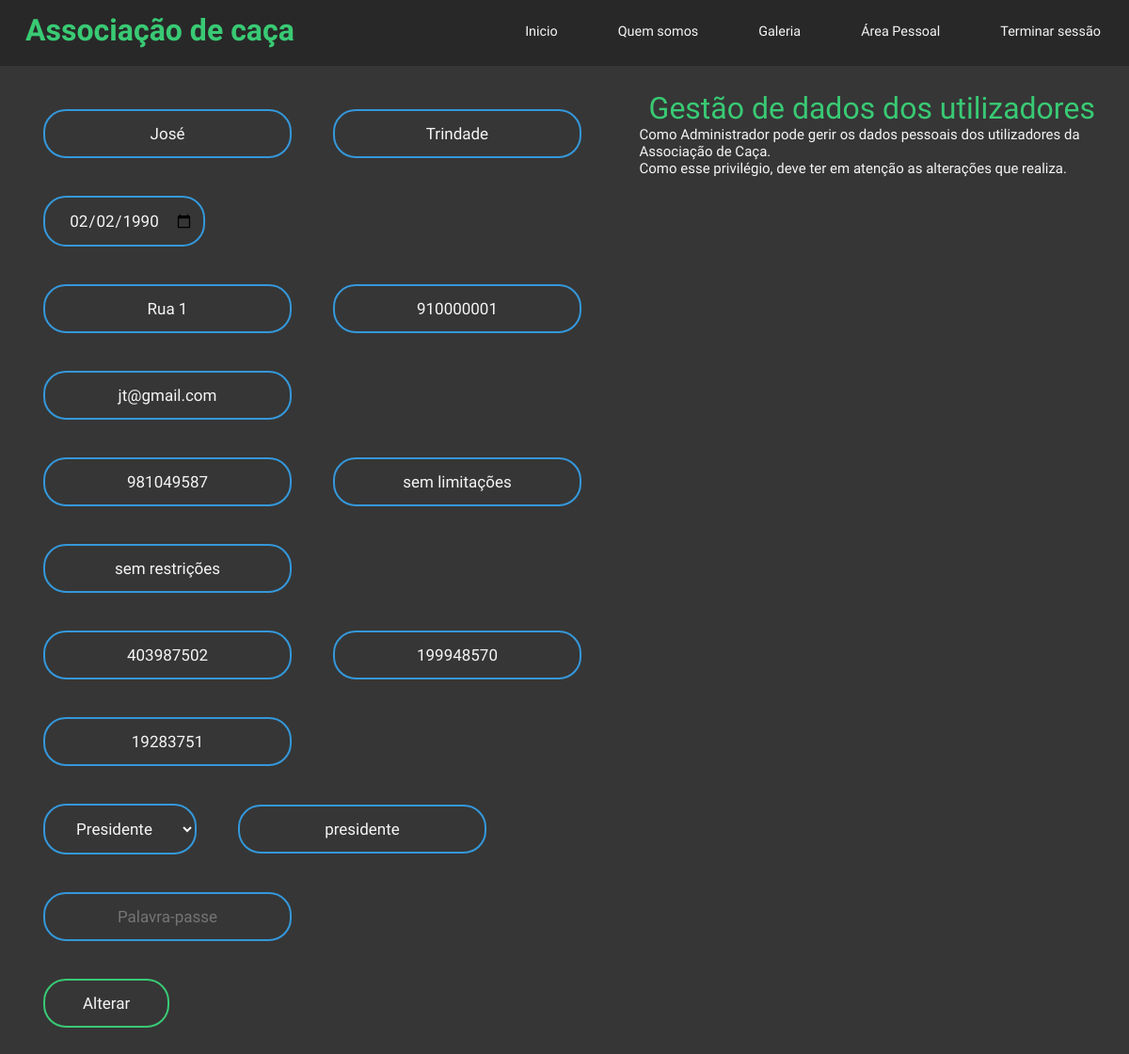
/admin/p_gestDados.php?nomeUser=presidente (signed in), run on the app's committed database.
### tables this page shows
CREATE TABLE `utilizador` (
  `codUtilizador` int(11) NOT NULL,
  `codPerfil` int(11) NOT NULL,
  `codCarteira` int(11) NOT NULL,
  `nome` varchar(30) NOT NULL,
  `apelido` varchar(30) NOT NULL,
  `morada` varchar(50) NOT NULL,
  `email` varchar(50) NOT NULL,
  `nif` int(9) NOT NULL,
  `dataNascimento` date NOT NULL,
  `telemovel` int(11) NOT NULL,
  `numPorteArma` int(11) NOT NULL,
  `numApoliceSeguro` int(11) NOT NULL,
  `numLicencaCaca` int(11) NOT NULL,
  `limitacao` varchar(50) NOT NULL,
  `restricaoAlimentar` varchar(50) NOT NULL,
  `nomeUser` varchar(20) NOT NULL,
  `password` varchar(300) NOT NULL,
  `ativo` bit(1) NOT NULL
);

CREATE TABLE `tipoperfil` (
  `codTipo` int(11) NOT NULL,
  `descricao` varchar(50) NOT NULL,
  `ativo` bit(1) NOT NULL
);

### admin/p_gestDados.php (the view, shortened to what this page needs)
<!DOCTYPE html>
<html lang="en">
    <head>
        <link rel="stylesheet" href="../css/style.css">
    </head>
    <body>
        <?php
            if(isset($_SESSION['utilizador']))
            {
                $nomeUser = $_GET['nomeUser'];
                $sql = "SELECT * FROM utilizador WHERE nomeUser='$nomeUser'";
                $res = mysqli_query($conn, $sql);
                $row = mysqli_fetch_array($res);
                $codUtilizador = $row['codUtilizador'];
                echo
                "
                <header>
                    <div class='navbar'>
                        <h1>Associação de caça</h1>
                        <ul>
                            <li><a href='../index.php'>Inicio</a></li>
                            <li><a href='../about.php'>Quem somos</a></li>
                            <li><a href='../gallery.php'>Galeria</a></li>
                            <li><a href='../p_areaPessoal.php'>Área Pessoal</a></li>
                            <li><a href='../logout/logout.php'>Terminar sessão</a></li>
                        </ul>
                    </div>
                </header>
                <div class='grid-container'>
                    <div class='grid-item'>
                        <form action='updateDadosAdmin.php' method='POST'>
                            <input type='text' name='nome' placeholder='Nome' value='".$row['nome']."'>
                            <input type='text' name='apelido' placeholder='Apelido' value='".$row['apelido']."'>
                            <input type='date' name='dataNascimento' placeholder='Data nascimento' value='".$row['dataNascimento']."'>
                            <br>
                            <input type='text' name='morada' placeholder='Morada' value='".$row['morada']."'>
                            <input type='text' name='telemovel' placeholder='Telefone' value='".$row['telemovel']."'>
                            <input type='text' name='email' placeholder='Email' value='".$row['email']."'>
                            <br>
                            <input type='text' name='nif' placeholder='NIF' value='".$row['nif']."'>
                            <input type='text' name='limitacao' placeholder='Limitações fisicas' value='".$row['limitacao']."'>
                            <input type='text' name='restricaoAlimentar' placeholder='Restrições alimentares' value='".$row['restricaoAlimentar']."'>
                            <br>
                            <input type='text' name='numPorteArma' placeholder='Nº licença porte arma' value='".$row['numPorteArma']."'>
                            <input type='text' name='numApoliceSeguro' placeholder='Nº apólice de seguro' value='".$row['numApoliceSeguro']."'>
                            <input type='text' name='numLicencaCaca' placeholder='Nº licença de caça' value='".$row['numLicencaCaca']."'>";
        ?>
                            <br>
                            <select name="tipo_utilizador">
                                <?php
                                    $sql_tipo_perfil = "SELECT descricao FROM utilizador AS u INNER JOIN tipoperfil AS tp ON (u.codPerfil = tp.codTipo) WHERE codUtilizador = '$codUtilizador'";
                                    $res_tipo_perfil = mysqli_query($conn, $sql_tipo_perfil);
                                    $row_tipo_perfil = mysqli_fetch_array($res_tipo_perfil);
                                    $tipoPerfil = $row_tipo_perfil['descricao'];
                                ?>
                                <option selected hidden>
                                    <?php
                                        echo $tipoPerfil;
                                    ?>
                                </option>
                            </select>
        <?php
                            echo"
                            <input type='text' name='nomeUser' placeholder='Nome de utilizador' value='".$row['nomeUser']."'>
                            <input type='password' name='pw' placeholder='Palavra-passe'>
                            <br>
                            <input type='submit' value='Alterar'>
                        </form>
                    </div>
                    <div class='grid-item'>
                        <h1>Gestão de dados dos utilizadores</h1>
                        <p>Como Administrador pode gerir os dados pessoais dos utilizadores da Associação de Caça.</p>
                        <p>Como esse privilégio, deve ter em atenção as alterações que realiza.</p>
                    </div>
                </div>
                ";
            }
            else
            {
                header('refresh:0; ../index.php');
            }
        ?>
    </body>
</html>

### css/style.css (style rules this page uses)
* { margin: 0px; padding: 0px; font-family: 'Open Sans Condensed', sans-serif; }
body { background: #363636; box-sizing: border-box; }
h1, h2, h3 { text-align: center; color: #39ca74; }
.navbar { width: 100%; height: 70px; background-color: #282828; }
.navbar h1 { position: absolute; padding: 3px; float: left; margin-left: 2%; margin-top: 10px; color: #39ca74; }
.navbar ul { width: auto; float: right; margin-top: 8px; }
.navbar li { display: inline-block; padding: 15px 30px; }
.navbar a { text-align: center; color: whitesmoke; text-decoration: none; font-size: 1.2vw; }
.grid-container { display: grid; grid-template-columns: auto auto; padding: 16px; }
.grid-item { padding: 10px;; }
.grid-container h1 { color: #39ca74; font-weight: 500; }
.grid-container p { font-size: 15px; color: whitesmoke; }
.grid-item input[type = "text"], .grid-item input[type = "password"], .grid-item input[type = "date"], .grid-item select { border:0; background: none; display: inline; margin: 20px; text-align: center; border: 2px solid #3498db; padding: 14px 10px; outline: none; color: whitesmoke; border-radius: 24px; transition: 0.25s; font-size: 17px; }
.grid-item option { color: black; }
.grid-item input[type = "submit"] { border:0; background: none; display: inline; margin: 20px; text-align: center; border: 2px solid #39ca74; padding: 14px 40px; outline: none; color: whitesmoke; border-radius: 24px; transition: 0.25s; cursor: pointer; font-size: 17px; }

### data on the page
utilizador: nome "José", apelido "Trindade", dataNascimento "02/02/1990", morada "Rua 1", telemovel "910000001", email "jt@gmail.com", nif "981049587", limitacao "sem limitações", restricaoAlimentar "sem restrições", numPorteArma "403987502", numApoliceSeguro "199948570", numLicencaCaca "19283751", nomeUser "presidente"
tipoperfil: tipo_utilizador "Presidente"
